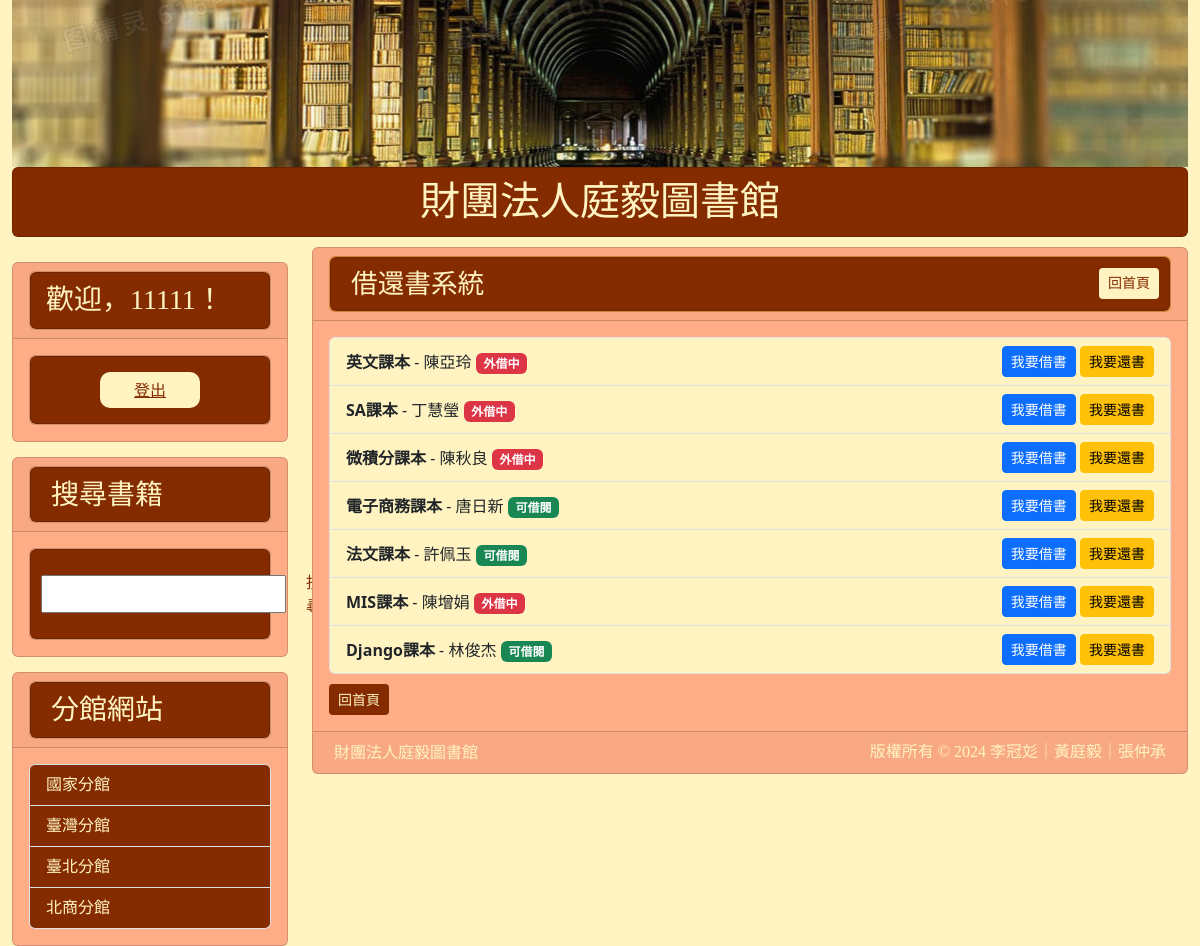
Page /book_list/ (signed in) on the committed database.
### mysite/models.py (models this page shows, shortened)
class Post(models.Model):
    title = models.CharField(max_length=50)
    write = models.CharField(max_length=50, default="不詳")
    slug = models.CharField(max_length=200)
    bookstype=[("一般書籍","一般書籍"),("教學用書","教學用書")]
    category = models.CharField(max_length=20, choices=bookstype, default="一般書籍")
    intro = models.TextField(default="", blank=True)
    photolink = models.TextField(default="", blank=True)
    body = models.TextField()
    borrower = models.CharField(max_length=150, blank=True, null=True)
    isBorrow = models.BooleanField(_("外借中"), default=False)
    pub_date = models.DateTimeField(auto_now_add=True)
    reservations = models.ManyToManyField(User, related_name='reserved_books', blank=True)
    borrowing_records = models.ManyToManyField(BorrowingRecord, related_name='borrowed_books', blank=True)
    @property
    def formatted_is_borrow(self):
        if self.isBorrow:
            try:
                user = User.objects.get(username=self.borrower)
                return f'<span style="color: white; background-color: red; border: 1px solid white; padding: 3px; border-radius: 3px;">已出借給{user.username}</span>'
            except User.DoesNotExist:
                return f'<span style="color: white; background-color: red; border: 1px solid white; padding: 3px; border-radius: 3px;">已出借給 {self.borrower}</span>'
        elif self.is_reserved:
            reservations = self.reservations.all()
            if reservations and self.borrower != reservations[0].username:
                return '<span style="color: white; background-color: gold; border: 1px solid white; padding: 3px; border-radius: 3px;">尚有預約者</span>'
        else:
            return '<span style="color: white; background-color: green; border: 1px solid white; padding: 3px; border-radius: 3px;">可立即借閱</span>'
    formatted_is_borrow.fget.short_description = "外借狀態"
    class Meta:
        ordering = ("-pub_date",)

### mysite/views.py (the view)
# urls.py: path('book_list/', book_list, name='book_list'),
def book_list(request):
    books = Post.objects.all()
    return render(request, 'book_list.html', {'books': books})

### templates/book_list.html (shortened to what this page needs)
{% extends "base.html" %}
{% block headmessage %}
    <div class="card" style="background-color:#FFA042;">
        <div class="card"; style="background-color:#842B00;">
            <h3 style="font-family:微軟正黑體; font-size: 20pt; color:#FFF4C1; margin-left: 10px; margin-bottom: 0px; padding: 10px">借還書系統
                <a class="btn btn-sm" style="background-color:#FFF4C1; color: #842B00; margin-top: 10px; float: right; margin-top: 0px; margin-right: 0px;" href='/'>回首頁</a>
            </h3>
        </div>
    </div>
{% endblock %}
{% block content %}
    {% if books %}
        <ul class="list-group">
            {% for book in books %}
                <li class="list-group-item d-flex justify-content-between align-items-center" style="background-color:#FFF4C1;">
                    <div>
                        <strong>{{ book.title }}</strong> - {{ book.write }}
                        {% if book.isBorrow %}
                            <span class="badge bg-danger">外借中</span>
                        {% else %}
                            <span class="badge bg-success">可借閱</span>
                        {% endif %}
                    </div>
                    <div>
                        <a href="{% url 'borrow_book' book.id %}" class="btn btn-primary btn-sm">我要借書</a>
                        <a href="{% url 'return_book' book.id %}" class="btn btn-warning btn-sm">我要還書</a>
                    </div>
                </li>
            {% endfor %}
        </ul>
    {% else %}
        <p>No books available.</p>
    {% endif %}
    <a class="btn btn-sm" style="background-color:#842B00; color: #FFF4C1; margin-top: 10px;" href='/'>回首頁</a>
{% endblock %}

### templates/base.html (shortened to what this page needs)
<!DOCTYPE html>
<html>
    <head>
        <link href="https://cdn.jsdelivr.net/npm/bootstrap@5.3.2/dist/css/bootstrap.min.css" rel="stylesheet">
    </head>
    <body>
        <div class="container-fluid" style="background-color:#FFF4C1">
            {% include "header.html" %}
            <div class="row">
                <div class="col-sm-3 col-md-3">
                    <div class="card" style="background-color:#FFAD86; margin-bottom: 10px; margin-top: 15px">
                        <div class="card-header">
                            <div class="card" style="background-color:#FFAD86;">
                                <div class="card" style="background-color:#842B00;">
                                    <h3 style="font-family:微軟正黑體; color:#FFF4C1; margin-left: 10px; margin-bottom: -10px; margin-top: 5px; padding: 5px">
                                        <div id="user-info">
                                            {% if user.is_authenticated %}
                                                <p>歡迎，{{ user.username }}！</p>
                                            {% else %}
                                                <p>訪客，您好！</p>
                                            {% endif %}
                                        </div>
                                    </h3>
                                </div>
                            </div>
                        </div>
                        <div class="card-body">
                            <div class="card" style="background-color:#FFAD86;">
                                <div class="card" style="background-color:#842B00;">
                                    <div class="list-group">
                                        <div class="row">
                                            <div class="col text-center">
                                                {% if user.is_authenticated %}
                                                    <button type="submit" style="width: 100px; background-color: #FFF4C1; border: none; cursor: pointer; border-radius: 10px; margin-top: 15px; margin-bottom: 15px;">
                                                        <a style="width: 100%; display: block; color: #842B00; border-radius: 10px; padding: 5px;" href="{% url 'logout' %}"> 登出</a>
                                                    </button>
                                                {% endif %}
                                            </div>
                                        </div>
                                    </div>
                                </div>
                            </div>
                        </div>
                    </div>
                    <div class="card" style="background-color:#FFAD86; margin-bottom: 10px; margin-top: 15px">
                        <div class="card-header">
                            <div class="card" style="background-color:#FFAD86;">
                                <div class="card" style="background-color:#842B00;">
                                    <h3 style="font-family:微軟正黑體; color:#FFF4C1; margin-left: 10px; margin-bottom: 0px; padding: 10px">搜尋書籍</h3>
                                </div>
                            </div>
                        </div>
                        <div class="card-body">
                            <div class="card" style="background-color:#FFAD86;">
                                <div class="card" style="background-color:#842B00;">
                                    <div class="list-group">
                                        <form method="get" action="{% url 'search_books' %}" style="margin-top: 20px; display: flex; align-items: center; margin-top: 15px; margin-bottom: 15px; margin-left: 10px;">
                                            <input type="text" name="q" id="search" required style="margin-right: 10px;  padding: 5px;">
                                            <button type="submit" style="background-color: #FFF4C1; color: #842B00; padding: 5px 10px; border: none; cursor: pointer; border-radius: 10px;;">搜尋</button>
                                        </form>
                                    </div>
                                </div>
                            </div>
                        </div>
                    </div>
                    <div class="card" style="background-color:#FFAD86; margin-top: 15px">
                        <div class="card-header">
                            <div class="card" style="background-color:#FFAD86;">
                                <div class="card" style="background-color:#842B00;">
                                    <h3 style="font-family:微軟正黑體; color:#FFF4C1; margin-left: 10px; margin-bottom: 0px; padding: 10px">分館網站</h3>
                                </div>
                            </div>
                        </div>
                        <div class="card-body">
                            <div class="list-group">
                                <a style="font-family:微軟正黑體;color:#FFF4C1;background-color:#842B00" href="https://www.ncl.edu.tw" class="list-group-item">國家分館</a>
                                <a style="font-family:微軟正黑體;color:#FFF4C1;background-color:#842B00" href="https://www.ntl.edu.tw/mp.asp?mp=1" class="list-group-item">臺灣分館</a>
                                <a style="font-family:微軟正黑體;color:#FFF4C1;background-color:#842B00" href="https://tpml.gov.taipei" class="list-group-item">臺北分館</a>
                                <a style="font-family:微軟正黑體;color:#FFF4C1;background-color:#842B00" href="https://library.ntub.edu.tw/wSite/mp" class="list-group-item">北商分館</a>
                            </div>
                        </div>
                    </div>
                </div>
                <div class="col-sm-9 col-md-9">
                    <div class="card" style="background-color:#FFAD86">
                        <div class="card-header">
                            {% block headmessage %}
                            {% endblock %}
                        </div>
                        <div class="card-body">
                            {% block content %} {% endblock %}
                        </div>
                        <div class="card-footer">
                            {% include "footer.html" %}
                        </div>
                </div>
            </div>
        </div>
    </body>
</html>

### rows in the picture
Post: title "英文課本", write "陳亞玲", isBorrow "外借中"
Post: title "SA課本", write "丁慧瑩", isBorrow "外借中"
Post: title "微積分課本", write "陳秋良", isBorrow "外借中"
Post: title "電子商務課本", write "唐日新", isBorrow "可借閱"
Post: title "法文課本", write "許佩玉", isBorrow "可借閱"
Post: title "MIS課本", write "陳增娟", isBorrow "外借中"
Post: title "Django課本", write "林俊杰", isBorrow "可借閱"

### other values in the picture
{{ user.username }} "11111"
